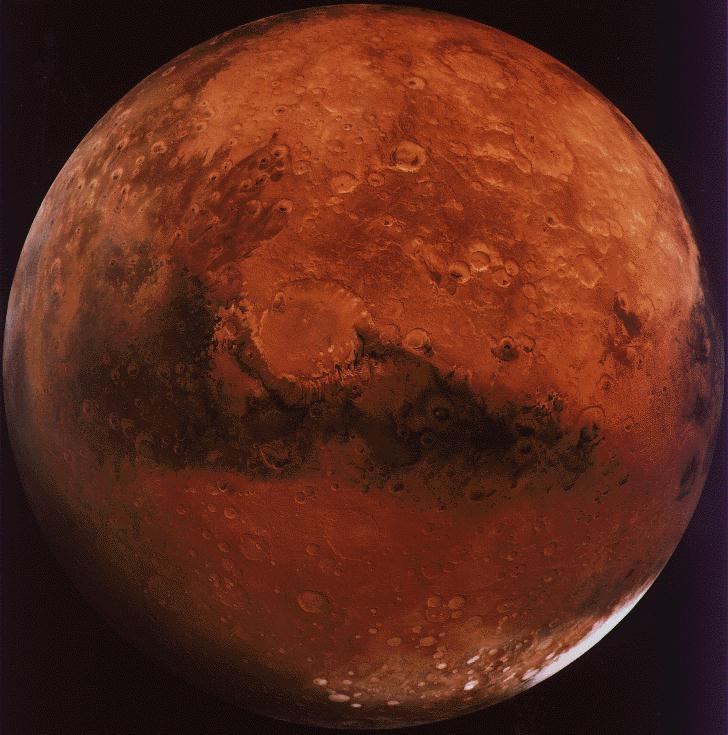
#> input picture MARS1.JPG, 728 x 735 px
$ python bw3.py
#> lines starting #> are read from the running program, lines starting #| are printed output that depends on the picture; after the words box and inside, x2 and y2 are one past the last pixel; in counts of white or black regions, pixels touching at a corner belong together
from PIL import Image
image_file = Image.open("MARS1.JPG") 	# open colour image
#> image_file is the input picture: PIL image 728x735 RGB; mean R, G, B 93.2, 41.3, 27.1
image_file = image_file.convert('1') 	# convert image to black and white directly
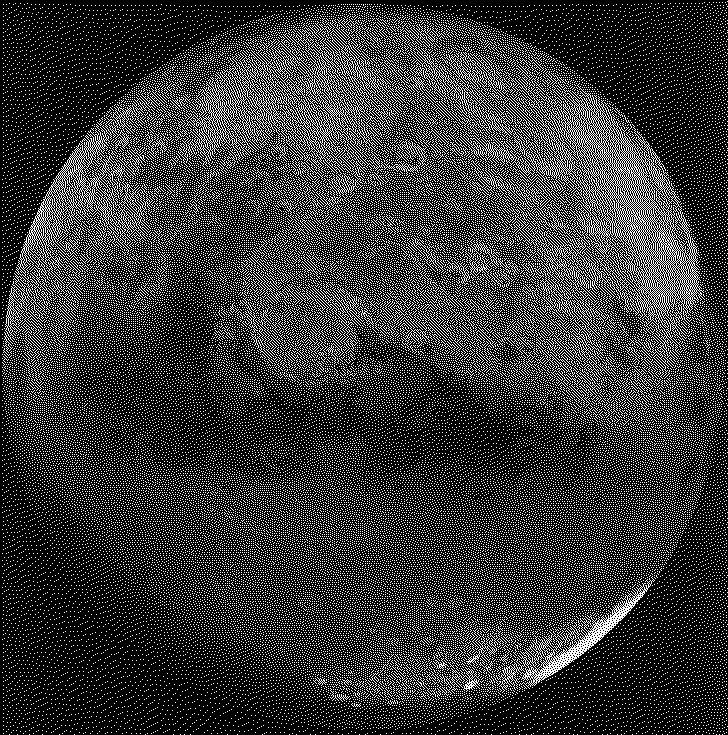
#> image_file: PIL image 728x735 1; 21.3% white in thin lines or dots
image_file.save('bw3.JPG')
image_file.show()

$ run again, with rgb.png saved as MARS1.JPG
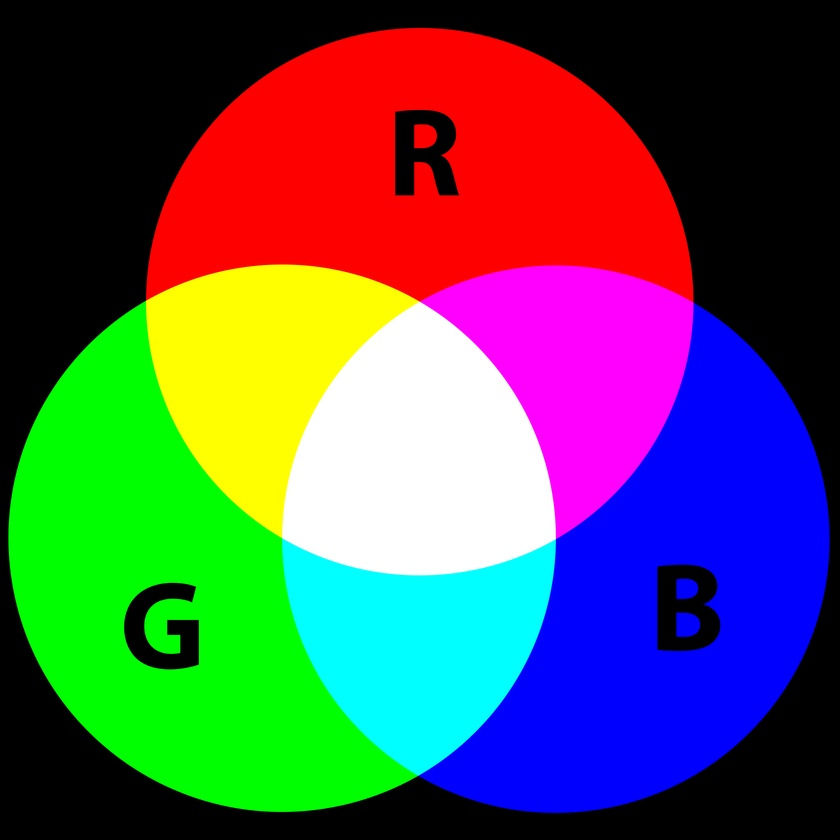
#> input picture rgb.png, 840 x 840 px, shrunk from 2000 x 2000 before the run
#> image_file is the input picture: PIL image 840x840 RGB; mean R, G, B 83.7, 83.8, 83.7
#> `image_file = image_file.convert('1')`:
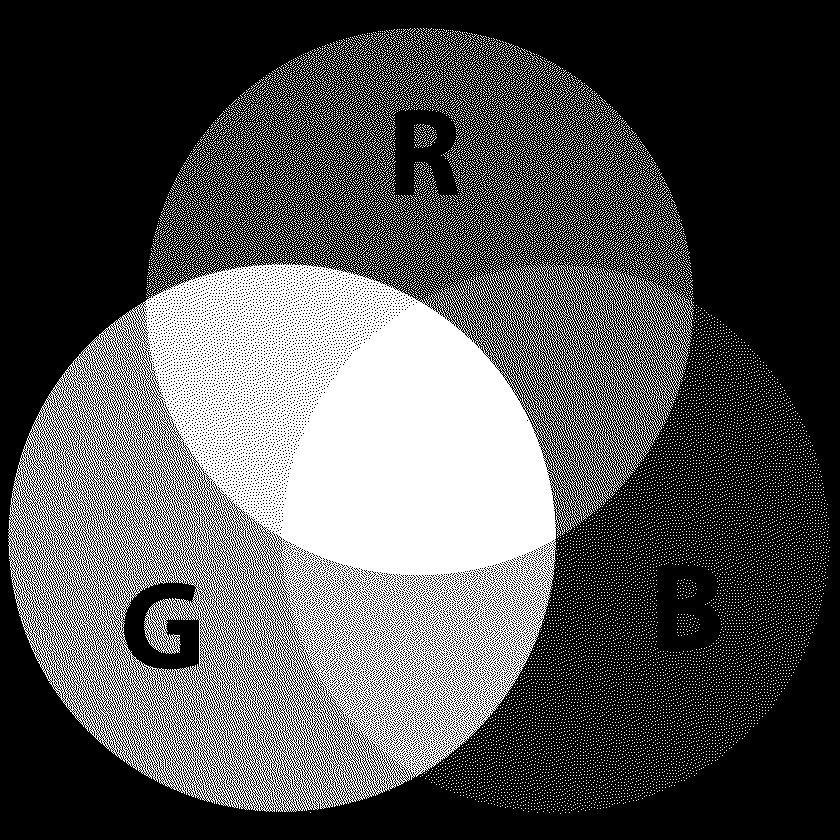
#> image_file: PIL image 840x840 1; 32.6% white; 20395 white regions (20394 under 20 px), largest, box (x1, y1, x2, y2) and area: (8, 259, 694, 812) 190340
